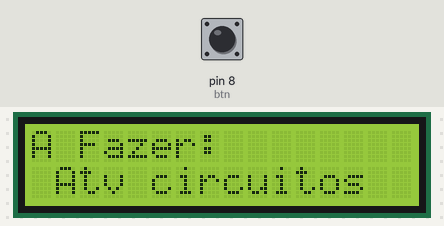
The sketch below on a simulated Arduino Uno, built with avr-gcc and run on an emulated ATmega328P. On the bench: 16×2 character LCD. The test bench sets the inputs (shaded band); at power-on: pin 8 (btn) HIGH.

Above: at 1.2 s.
1.3 s: pin 8 (btn) pulled LOW for 3 s
At 4.1 s:
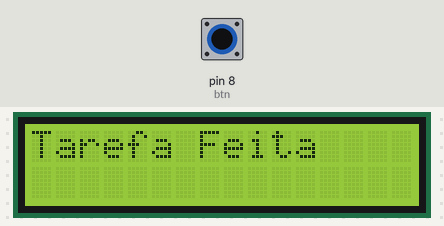
At 7.4 s:
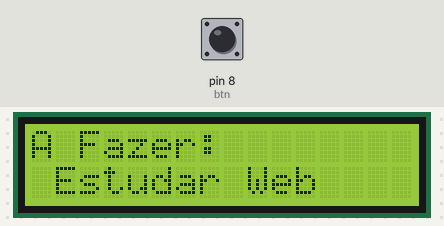
Timing chart, 0 to 8.9 s (numbered marks = the images above; inputs shaded):
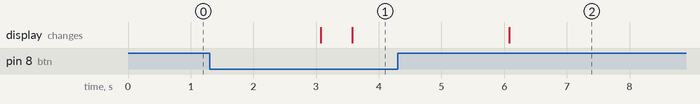

Measured:
- after the input at 1.3 s, the display: first differs from a run without the input after 2.3 s (image 1)

The sketch:

to-do-list.ino
```cpp
//Bibliotecas
#include <LiquidCrystal.h>
#include<String.h>
#include<Vector.h>

// Ligações do Arduino
#define btn 8
const int rs = 12, en = 11, d4 = 5, d5 = 4, d6 = 3, d7 = 2;
LiquidCrystal lcd(rs, en, d4, d5, d6, d7);
bool btn1=true;

//vetor de atividades
String arr[] ={" Atv circuitos"," Estudar POO"," Estudar Web"," Estudar sinais"," Cola circ&Web"};
Vector<String> vector(arr);

void setup() {
  pinMode(btn,INPUT_PULLUP);
  lcd.begin(16, 2); //declara numero de colunas e linhas
}

void loop() {
  for(int i=0;i<5;i++){
    lcd.setCursor(0,0);//poe o ponteiro de escrita na coluna 1 linha 1
    lcd.print("A Fazer:");//escreve na tela
    lcd.setCursor(0,1);//poe o ponteiro de escrita na coluna 1 linha 2
    lcd.print(arr[i]);//escreve na tela o valor do vetor na posição
    delay(500);//espera 500ms
    btn1=digitalRead(btn);
    if(btn1!=true){
      vector.push_back(arr[i]);
      lcd.clear();
      lcd.setCursor(0,0);
      lcd.print("Tarefa Feita");
      btn1=true;
    }
    delay(2500);//espera 2500ms
    lcd.clear();//limpa a tela
  }
}
```
